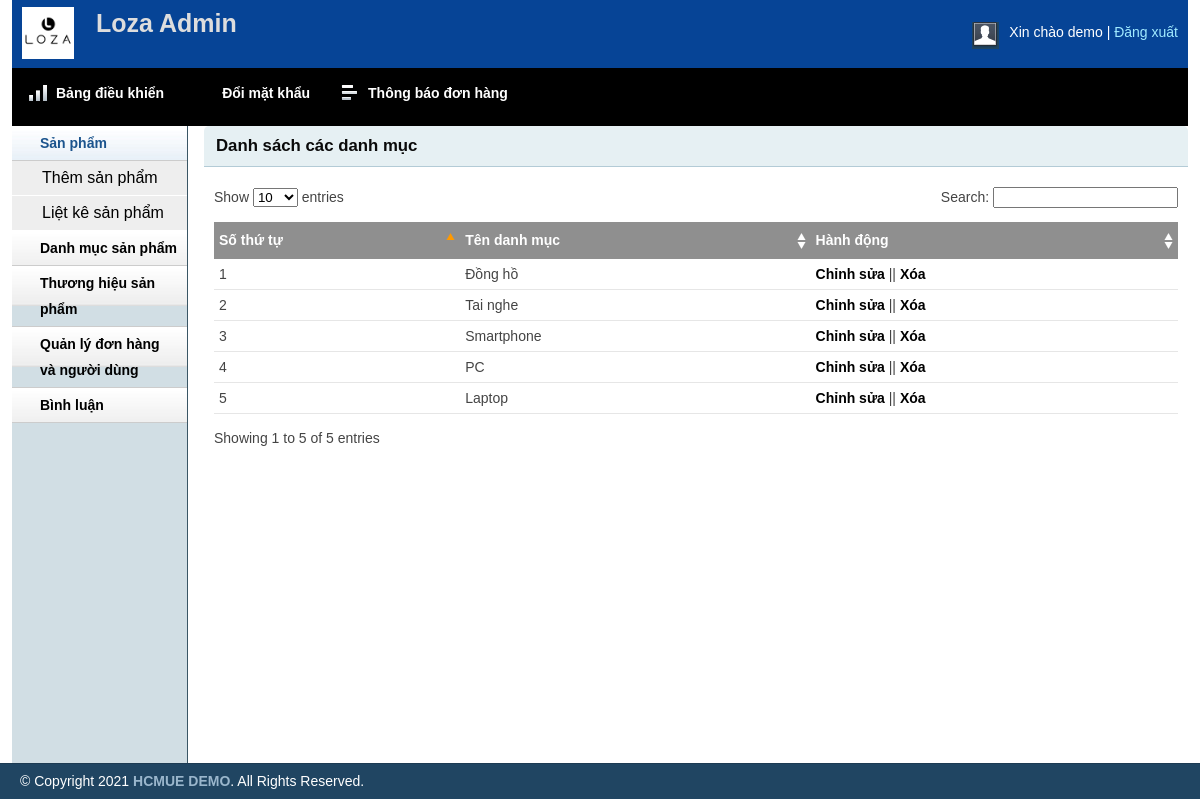
The app's page /admin/catlist.php (signed in) with its own data.
### tables this page shows
CREATE TABLE `tbl_category` (
  `catId` int(11) NOT NULL,
  `catName` varchar(255) NOT NULL
);

### lib/database.php (called while the page is built, shortened)
<?php
Class Database{
   public $host   = DB_HOST;
   public $user   = DB_USER;
   public $pass   = DB_PASS;
   public $dbname = DB_NAME;
   public $link;
private function connectDB(){
   $this->link = new mysqli($this->host, $this->user, $this->pass,
    $this->dbname);
 }
public function select($query){
  $result = $this->link->query($query) or
   die($this->link->error.__LINE__);
  if($result->num_rows > 0){
    return $result;
  } else {
    return false;
  }
 }
}

### classes/category.php (called while the page is built, shortened)
<?php
	$filepath = realpath(dirname(__FILE__));
	include_once ($filepath.'/../lib/database.php');
?>
<?php
	class category
	{
		private $db;
		public function __construct()
		{
			$this->db = new Database();
		}
		public function show_category(){
			$query = "SELECT * FROM tbl_category order by catId desc";
			$result = $this->db->select($query);
			return $result;
		}
	}
?>

### admin/catlist.php (the view, shortened to what this page needs)
<?php include 'inc/header.php';?>
<?php include 'inc/sidebar.php';?>
<?php include '../classes/category.php' ?>
<?php
    $cat = new category();
?>
        <div class="grid_10">
            <div class="box round first grid">
                <h2>Danh sách các danh mục</h2>
                <div class="block">
                    <table class="data display datatable" id="example">
					<thead>
						<tr>
							<th>Số thứ tự</th>
							<th>Tên danh mục</th>
							<th>Hành động</th>
						</tr>
					</thead>
					<tbody>
					<?php
						$show_cate = $cat->show_category();
						if($show_cate){
							$i = 0;
							while($result = $show_cate->fetch_assoc()){
								$i++;
					?>
						<tr class="odd gradeX">
							<td><?php echo $i; ?></td>
							<td><?php echo $result['catName'] ?></td>
							<td><a href="catedit.php?catid=<?php echo $result['catId'] ?>">Chỉnh sửa</a> || <a onclick = "return confirm('Are you want to delete?')" href="?delid=<?php echo $result['catId'] ?>">Xóa</a></td>
						</tr>
						<?php
					}
						}
						?>
					</tbody>
				</table>
               </div>
            </div>
        </div>
<?php include 'inc/footer.php';?>

### admin/css/text.css (style rules this page uses)
body { font: 13px/1.5 Tahoma, Helvetica, Arial, 'Liberation Sans', FreeSans, sans-serif; }
h2 { font-size: 23px; }
p, dl, hr, h1, h2, h3, h4, h5, h6, ol, ul, pre, table, address, fieldset { margin-bottom: 20px; }

### admin/css/grid.css (style rules this page uses)
.grid_1, .grid_2, .grid_3, .grid_4, .grid_5, .grid_6, .grid_7, .grid_8, .grid_9, .grid_10, .grid_11, .grid_12, .grid_13, .grid_14, .grid_15, .grid_16 { display: inline; float: left; margin-left: 1%; margin-right: 1%; }
.container_12 .grid_10 { width: 81.333%; }

### admin/css/layout.css (style rules this page uses)
body { background: #fff none repeat scroll 0 0; color: #444; font-size: 14px; padding: 0; }
a { color: #000; font-weight:bold; text-decoration: none; }
h1, h2, h3, h4, h5, h6 { line-height:1.2em; margin-bottom:.3em; }
h2 { margin-top:1em; }
.box { background:#fff; margin-bottom:20px; padding:10px 10px 10px 10px; margin-left:-8px; }
.box.grid { padding-bottom:40px; }
.box.round { -moz-border-radius: 5px 5px 0px 0px; -webkit-border-radius: 5px 5px 0px 0px; border-radius: 5px 5px 0px 0px; }
.box h2 { font-size:1.2em; font-weight:bold; color:#0a0a0a; background:#E6F0F3; margin:-10px -10px 0 -10px; padding:10px 12px; border-bottom:1px solid #B3CBD6; -moz-border-radius: 5px 5px 0px 0px; -webkit-border-radius: 5px 5px 0px 0px; border-radius: 5px 5px 0px 0px; }
.box.first { min-height: 406px; }
.block { padding-top:20px; }
.block { padding-bottom:1px; }
table.display { margin: 0 auto; clear: both; width: 100%; }
.sorting_asc { background: #8f8f8f url(../img/table/sort_asc.png) no-repeat center right; padding:8px 5px; text-align:left; color:#fff; }
.sorting { background:#8f8f8f url(../img/table/sort_both.png) no-repeat center right; padding:8px 5px; text-align:left; color:#fff; }
tr.odd { height: 30px; line-height: 30px; border-bottom:1px solid #e6e6e6; }
tr.even { height: 30px; line-height: 30px; border-bottom:1px solid #e6e6e6; }
tr.odd td, tr.even td { padding-left:5px; }

### records on screen
tbl_category: catName "Đồng hồ"
tbl_category: catName "Tai nghe"
tbl_category: catName "Smartphone"
tbl_category: catName "PC"
tbl_category: catName "Laptop"

### other values on screen
Session::get('adminName') "demo"
